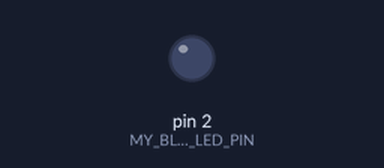
Simulated run of this sketch. Board: Arduino Uno, built with avr-gcc and run on an emulated ATmega328P. Shown: output pins drawn as LEDs (lit = HIGH).

Above: at 0.5 s.
At 5.0 s:
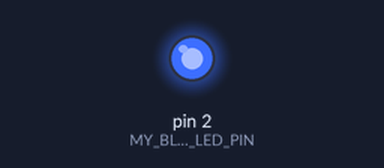
Timing chart, 0 to 6.9 s (numbered marks = the images above):
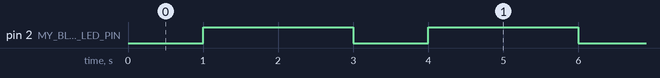

The sketch:

blink_led.ino
```cpp
#define MY_BLUE_LED_PIN 2
void setup() {
  pinMode(MY_BLUE_LED_PIN, OUTPUT);     // Initialise the LED_BUILTIN pin as an output
}

// the loop function runs over and over again forever
void loop() {
  digitalWrite(MY_BLUE_LED_PIN, LOW);   // Turn the LED on (Note that LOW is the voltage level
  // but actually the LED is on; this is because
  // it is active low on the ESP-01)
  delay(1000);                      // Wait for a second
  digitalWrite(MY_BLUE_LED_PIN, HIGH);  // Turn the LED off by making the voltage HIGH
  delay(2000);                      // Wait for two seconds (to demonstrate the active low LED)
}
```

Measured:
- by itself, pin 2 (MY_BLUE_LED_PIN): alternates HIGH for 2.0 s and LOW for 1.0 s
